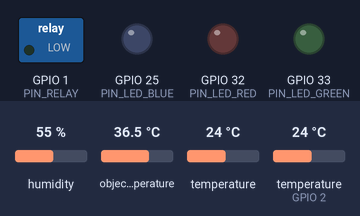
This sketch was run on a simulated ESP32. Shown: switched loads named in the sketch (green lamp = pin HIGH), output pins drawn as LEDs (lit = HIGH). The test bench sets the inputs (shaded band); at power-on: humidity 55 %, object temperature 36.5 °C, temperature 24 °C, temperature (sensor on GPIO 2) 24 °C. WiFi joins after 1.5 s; servers stay silent unless stated; uploads are accepted with an empty reply; what the sketch prints to the serial monitor is not drawn.

Above: at 2.6 s.
At 62.03 s:
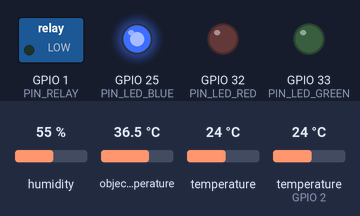
At 121.48 s:
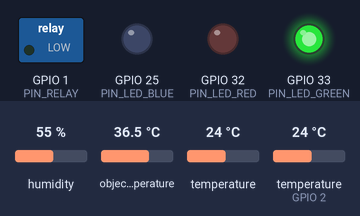
Timing chart, 0 to 124.0 s (numbered marks = the images above):
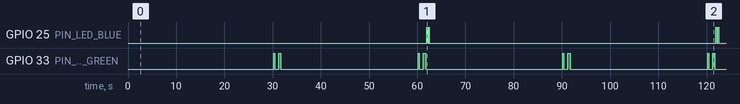

Measured:
- by itself, GPIO 25 (PIN_LED_BLUE): LOW → HIGH at 61.9 s, → LOW 0.20 s later, → HIGH 0.20 s later, → LOW 0.20 s later, … (8 changes in this stretch)
- by itself, GPIO 33 (PIN_LED_GREEN): repeats every 30.0 s: LOW 0.83 s, HIGH 0.50 s, LOW 28.5 s, HIGH 0.20 s

The sketch:

thermal_service.ino
```cpp
#include "Task.h"
#include <stdint.h>
#include "WiFiConnection.h"
#include "TemperatureAnalyzer.h"

uint8_t PIN_RELAY = 1;
uint8_t PIN_DHT22 = 2;


WiFiConnection wifi = WiFiConnection();
TemperatureAnalyzer analyzer;

Task taskReadSensors;
Task taskActivateRelayIfNecessary;
Task taskPostData;

void setup() {

  Serial.begin(9600);
  wifi.start();

  analyzer = TemperatureAnalyzer();

  analyzer.setPinForRelay(PIN_RELAY);
  analyzer.setPinForAmbientSensor(PIN_DHT22);
  analyzer.startSensors();

  taskReadSensors.defineTask(30 * 1000L, []() {
    analyzer.reading();
  });

  taskPostData.defineTask(30 * 1000L, []() {
    analyzer.send();
  });

  taskActivateRelayIfNecessary.defineTask(1 * 1000L * 60L, []() {
    analyzer.activateRelayIfNecessary();
  });
}


void loop() {
  taskReadSensors.run();
  taskPostData.run();
  taskActivateRelayIfNecessary.run();
}
```

Calculate.h
```cpp
#include <stdint.h>
#include "Operations.h"
class Calculate
{
public:
    static float meanAmbientTemp(float sample[][2], uint8_t row, uint8_t col)
    {
        float samplePlain[row * col];
        uint8_t k = 0;

        for (int i = 0; i < row; i++)
        {
            for (int j = 0; j < col; j++)
            {
                samplePlain[k] = sample[i][j];
                k++;
            }
        }
        return Operations::mean(samplePlain, row * col);
    }

    static float meanObjectTemp(float sample[], uint8_t length)
    {
        return Operations::mean(sample, length);
    }

    static float meanHumidity(float sample[], uint8_t length)
    {
    }

    static float madAmbientTemp(float sample[][2], uint8_t row, uint8_t col) {}

    static float madObjectTemp(float sample[], uint8_t length) {
      return Operations::meanAbsoluteDeviation(sample, length);

    }

    static float madHumidity(float sample[], uint8_t length)
    {
    }

    static float absoluteDeviationTemperature(float sample[][2], uint8_t row, uint8_t col)
    {
        float samplePlain[row * col];
        uint8_t k = 0;

        for (int i = 0; i < row; i++)
        {
            for (int j = 0; j < col; j++)
            {
                samplePlain[k] = sample[i][j];
                k++;
            }
        }
        return Operations::meanAbsoluteDeviation(samplePlain, row * col);
    }
};
```

LedControl.h
```cpp
#ifndef LED_CONTROL_H
#define LED_CONTROL_H
#include "Sleep.h"
#include <stdint.h>

class LedControl {
public:
  static const uint8_t PIN_LED_RED = 32;
  static const uint8_t PIN_LED_BLUE = 25;
  static const uint8_t PIN_LED_GREEN = 33;
  LedControl() {
  }

  static void blink(uint8_t led) {
    digitalWrite(led, HIGH);
    Sleep::passTime(500);
    digitalWrite(led, LOW);
  }

  static void turnOn() {
    digitalWrite(PIN_LED_BLUE, HIGH);
  }

  static void turnOff() {
    digitalWrite(PIN_LED_BLUE, LOW);
  }

  static void parpadearLed(uint8_t led, unsigned long timems, uint8_t blinks) {
    for (int i = 0; i < blinks; i++) {
      Sleep::passTime(timems);
      digitalWrite(led, !digitalRead(led));
      //Serial.printf("\nLED RED: %d", digitalRead(led));

    }
  }

  static void blinkError() {
    for (uint8_t i = 0; i < 6; i++) {
      digitalWrite(PIN_LED_RED, HIGH);
      Sleep::passTime(20);
      digitalWrite(PIN_LED_RED, LOW);
    }
  }
};
#endif
```

Operations.h
```cpp
#include <math.h>
#include <stdint.h>
class Operations
{
public:
    static float mean(float sample[], uint8_t length)
    {
        float sum = 0.0, mean, sd = 0.0;
        for (uint8_t i = 0; i < length; i++)
        {
            sum += sample[i];
        }

        mean = sum / length;
    }

    static float standardDeviation(float sample[], uint8_t length)
    {
        float sum = 0.0, mean, sd = 0.0;
        for (uint8_t i = 0; i < length; i++)
        {
            sum += sample[i];
        }

        mean = sum / length;

        for (uint8_t i = 0; i < length; i++)
        {
            sd += pow(sample[i] - mean, 2);
        }
        return sqrt(sd / length);
    }

    static float mode(float sample[], short length)
    {
        uint8_t frecuency[length];
        float mode;

        for (uint8_t i = 0; i < length; i++)
        {
            frecuency[(uint8_t)sample[i]]++;
        }

        short maxFrecuency = 0;
        short indexMode;

        for (uint8_t i = 0; i < length; i++)
        {
            if (frecuency[i] > maxFrecuency)
            {
                maxFrecuency = frecuency[i];
                indexMode = i;
            }
        }
        return sample[indexMode];
    }

    static float meanAbsoluteDeviation(float sample[], uint8_t length)
    {
        float media, mad;

        for (uint8_t i = 0; i < length; i++)
        {
            media += sample[i];
        }

        media = media / length;

        for (uint8_t i = 0; i < length; i++)
        {
            mad += fabs(sample[i] - media);
            Serial.printf("%f\t", sample[i]);
        }
        Serial.println();
        mad = mad / length;

        return mad;
    }

};
```

POST.h
```cpp
#include <HTTPClient.h>
#include <ArduinoJson.h>
#include "LedControl.h"

class POST {
public:
  static String rawToJSON(float meanAmbientTemp,
                          float meanObjectTemp,
                          float meanHumidity,
                          float madAmbientTemp,
                          float madObjectTemp,
                          float madHumidity,
                          float dhtAmbientTemp,
                          float dhtHumidity,
                          float mlxAmbientTemp,
                          float mlxObjectTemp,
                          bool relayStatus) {
    DynamicJsonDocument json(2048);
    json["token"] = "TOKEN";

    json["meanAmbientTemp"] = meanAmbientTemp;
    json["meanObjectTemp"] = meanObjectTemp;
    json["meanHumidity"] = meanHumidity;

    json["madAmbientTemp"] = madAmbientTemp;
    json["madObjectTemp"] = madObjectTemp;
    json["madHumidity"] = madHumidity;

    json["dhtAmbientTemp"] = dhtAmbientTemp;
    json["dhtHumidity"] = dhtHumidity;
    json["mlxAmbientTemp"] = mlxAmbientTemp;
    json["mlxObjectTemp"] = mlxObjectTemp;

    json["relayStatus"] = relayStatus;

    String json_string;
    serializeJson(json, json_string);
    return json_string;
  }
  static void send(String data) {
    Serial.println(data);
    short attempt = 1;
    while (attempt <= 3) {
      HTTPClient http;
      http.begin("WEB_SERVER");
      Sleep::passTime(200);  // left pass 200 ms
      http.addHeader("Content-Type", "application/json");
      int httpCode = http.POST(data);

      if (httpCode > 0) {
        Serial.printf("Código de estado de la respuesta: %d\n", httpCode);
        if (httpCode == HTTP_CODE_OK) {
          String response = http.getString();
          Serial.println(response);
          attempt = 3;
          LedControl::blink(LedControl::PIN_LED_GREEN);
        }
        attempt++;
        ///LedControl::blinkError();
        continue;
      } else {
        Serial.println("Error en la solicitud. Intentando de nuevo..");
        LedControl::parpadearLed(LedControl::PIN_LED_RED, 200, 6);
        attempt++;
      }
    }
  }
};
```

Relay.h
```cpp
#include "Sleep.h"
#include <stdint.h>


class Relay {
private:
  uint8_t pin;
  bool is_on;

  void on() {
    digitalWrite(this->pin, HIGH);
    Sleep::passTime(250);  // left pass time for 200ms
  }
  void off() {
    digitalWrite(this->pin, LOW);
    Sleep::passTime(250);
  }

public:
  Relay() {

  }
  void setPin(uint8_t pin) {
    this->pin = pin;
  }
  void start() {
    pinMode(this->pin, OUTPUT);
  }
  void tryToTurnOn() {
    short attempt = 1;
    while (attempt <= 3) {
      if (this->isOn() == false) {
        this->on();
      }
      attempt++;
    }
  }

  void tryToTurnOff() {
    short attempt = 1;
    while (attempt <= 3) {
      if (this->isOn()) {
        this->off();
      }
      attempt++;
    }
  }

  bool isOn() {
    return digitalRead(this->pin) == HIGH ? true : false;
  }
};
```

SensorAmbient.h
```cpp
#include <DHT.h>
#include "Sleep.h"
#include <stdint.h>


class SensorAmbient : public DHT{
private:
  uint8_t pin;
  short TEMP_MIN = -42;   //real -40
  uint8_t TEMP_MAX = 82;  //real 80

  uint8_t HUMIDITY_MIN = 0;
  uint8_t HUMIDITY_MAX = 100;


public:

  SensorAmbient(uint8_t pin, uint8_t type, uint8_t count = 6) : DHT(pin, type, count) {
  }


  void start() {
    this->begin();
    Sleep::passTime(300);  //left pass 300ms
  }


  float getTemperature() {
    float temperature = this->readTemperature();
    //temp < 15 && temp > 120
    if (temperature < this->TEMP_MIN || temperature > this->TEMP_MAX) {
      return 0.0;  //Esto va a afectar la desviacion estandar, una muestra mas grande daria un mejor acercamiento a un valor mas acertado
    }
    return temperature;
  }

  float getHumidity() {
    float humidity = this->readHumidity();

    if (humidity < this->HUMIDITY_MIN || humidity > this->HUMIDITY_MAX) {
      return 0.0;
    }
    return humidity;
  }
};
```

SensorObject.h
```cpp
#include <Wire.h> // Librería para comunicación I2C
#include <Adafruit_MLX90614.h>
#include "Sleep.h"
#include <stdint.h>

class SensorObject
{
private:
    uint8_t pin;
    Adafruit_MLX90614 sensor;
    short TEMPERATURE_MIN = -40;
    short TEMPERATURE_MAX = 125;

public:
    SensorObject()
    {
        this->sensor = Adafruit_MLX90614();
    }

    void start()
    {
        this->sensor.begin();
        Sleep::passTime(200); // Left pass 200 ms
    }

    float getAmbientTemp()
    {
        float temperature = this->sensor.readAmbientTempC();
        if(temperature < this->TEMPERATURE_MIN || temperature > this->TEMPERATURE_MAX) {
            return 0.0;
        }
        return temperature;
    }

    float getObjectTemp()
    {
        float temperature = this->sensor.readObjectTempC();
        if(isinf(temperature) || isnan(temperature) || temperature < this->TEMPERATURE_MIN || temperature > this->TEMPERATURE_MAX) {
            return 0.0;
        }
        return temperature;
    }
};
```

Sleep.h
```cpp
#ifndef SLEEP_CLASS_H
#define SLEEP_CLASS_H
class Sleep {
public:
  Sleep() {
  }
  static void passTime(unsigned long interval) {
    unsigned long currentMillis = millis();
    while (millis() - currentMillis < interval) {
      // No hacer nada, simplemente esperar
    }
  }
};
#endif
```

Task.h
```cpp
class Task
{
private:
    unsigned long interval;    // interval between task executions
    unsigned long lastRunTime; // last time the task was executed
    void (*function)();        // function pointer to the task

public:
    Task() {

    }
    void defineTask(unsigned long interval, void (*function)())
    {
        this->interval = interval;
        this->lastRunTime = 0;
        this->function = function;
    }

    void run()
    {
        unsigned long currentTime = millis();
        if (currentTime - this->lastRunTime >= this->interval)
        {
            this->lastRunTime = currentTime;
            this->function();
        }
    }
};
```

TemperatureAnalyzer.h
```cpp
#include <stdint.h>
#include "SensorAmbient.h"
#include "SensorObject.h"
#include "Relay.h"
#include "POST.h"
#include "Calculate.h"
#include "LedControl.h"

class TemperatureAnalyzer {
private:
  SensorAmbient* ambient;
  SensorObject object;

  float sampleAmbientTemperatures[20][2];
  float sampleHumidity[20];
  float sampleObjectTemperatures[20];

  Relay relay;

  uint8_t pinSensorAmbient;
  uint8_t countAmbientTemp;
  uint8_t countHumCount;
  uint8_t countObjectTemp;

  uint8_t MAX_TEMPERATURE = 38;


  void prepareSamples() {
    for (int i = 0; i < 20; i++) {
      this->sampleHumidity[i] = 0.0;
    }
    for (int i = 0; i < 20; i++) {
      this->sampleObjectTemperatures[i] = 0.0;
    }

    for (int i = 0; i < 20; i++) {
      for (int j = 0; j < 2; j++) {
        this->sampleAmbientTemperatures[i][j] = 0.0;
      }
    }
  }

  void fillAmbientTemperatureSamples() {
    if (this->countAmbientTemp > 20) {
      this->countAmbientTemp = 0;
    }
    sampleAmbientTemperatures[this->countAmbientTemp][0] = this->ambient->getTemperature();
    sampleAmbientTemperatures[this->countAmbientTemp][1] = this->object.getAmbientTemp();

    this->countAmbientTemp++;
  }

  void fillHumiditySamples() {
    if (this->countHumCount > 20) {
      this->countHumCount = 0;
    }
    sampleHumidity[this->countHumCount] = this->ambient->getHumidity();
    this->countHumCount++;
  }

  void fillObjectTemperatureSamples() {
    if (this->countObjectTemp > 20) {
      this->countObjectTemp = 0;
    }
    float tem = this->object.getObjectTemp();
    Serial.printf("TEMP object :%f\n", tem);
    sampleObjectTemperatures[this->countObjectTemp] = tem;
  }

public:
  TemperatureAnalyzer() {
    this->prepareSamples();  //set to 0.0 all spaces of arrays

    pinMode(LedControl::PIN_LED_RED, OUTPUT);
    pinMode(LedControl::PIN_LED_BLUE, OUTPUT);
    pinMode(LedControl::PIN_LED_GREEN, OUTPUT);
  }


  void startSensors() {
    this->ambient = new SensorAmbient(this->pinSensorAmbient, 22);
    this->object = SensorObject();

    this->ambient->start();
    this->object.start();

    this->relay.start();
    Serial.printf("Sensores inciados!\n");
  }

  void setPinForRelay(uint8_t pinRelay) {
    this->relay.setPin(pinRelay);
  }

  void setPinForAmbientSensor(uint8_t pin) {
    this->pinSensorAmbient = pin;
  }

  void reading() {
    this->fillAmbientTemperatureSamples();
    this->fillHumiditySamples();
    this->fillObjectTemperatureSamples();
    Serial.printf("Se realizaron las lecturas!\n");
    LedControl::parpadearLed(LedControl::PIN_LED_GREEN, 200, 2);

  }

  void send() {
    float meanAmbientTemp = Calculate::meanAmbientTemp(this->sampleAmbientTemperatures, 20, 2);
    float meanObjectTemp = Calculate::meanObjectTemp(this->sampleObjectTemperatures, 20);
    float meanHumidity = Calculate::meanHumidity(this->sampleHumidity, 20);
    float madAmbientTemp = Calculate::madAmbientTemp(this->sampleAmbientTemperatures, 20, 2);
    float madObjectTemp = Calculate::madObjectTemp(this->sampleObjectTemperatures, 20);
    float madHumidity = Calculate::madHumidity(this->sampleHumidity, 20);

    float dhtAmbientTemp = this->ambient->getTemperature();
    float dhtHumidity = this->ambient->getHumidity();
    float mlxAmbientTemp = this->object.getAmbientTemp();
    float mlxObjectTemp = this->object.getObjectTemp();
    bool relayStatus = this->relay.isOn();

    POST::send(
      POST::rawToJSON(
        meanAmbientTemp,
        meanObjectTemp,
        meanHumidity,
        madAmbientTemp,
        madObjectTemp,
        madHumidity,
        dhtAmbientTemp,
        dhtHumidity,
        mlxAmbientTemp,
        mlxObjectTemp,
        relayStatus));

    Serial.printf("Enviando datos!!\n");
  }

  void activateRelayIfNecessary() {
    float meanObjectTemp = Calculate::meanObjectTemp(this->sampleObjectTemperatures, 20);
    LedControl::parpadearLed(LedControl::PIN_LED_BLUE, 200, 4);

    if (meanObjectTemp >= MAX_TEMPERATURE) {
      this->relay.tryToTurnOn();
      Serial.printf("Se encendio el relay!\n");
      LedControl::turnOn();
    } else {
      this->relay.tryToTurnOff();
      Serial.printf("Se apago el relay!\n");
      LedControl::turnOff();
    }
  }


  float getActualObjTemp() {
    return this->object.getObjectTemp();
  }

  float getActualAmbientTemp() {
    return this->ambient->getTemperature();
  }
};
```

WiFiConnection.h
```cpp
#include <WiFi.h>
#include "Sleep.h"

class WiFiConnection
{
private:
    const char *SSID = "KALTWULX";
    const char *PASSWORD = "Rocklee@23";
    const short MAX_ATTEMPTS = 3;

    bool isConnected()
    {
        return WiFi.status() == WL_CONNECTED;
    }

public:
    WiFiConnection()
    {
    }

    void start()
    {
        WiFi.begin(SSID, PASSWORD);

        Serial.println("Connecting to WiFi..");
        while (WiFi.status() != WL_CONNECTED)
        {
            Serial.print(".");
            Sleep::passTime(1000);
        }
        WiFi.setAutoReconnect(true);
        Serial.println("¡Connected to WiFi!");
        Serial.println(WiFi.localIP());
    }

    void reconnectIfNecessary()
    {
        short attempt = 1;
        while (this->isConnected() == false && attempt <= MAX_ATTEMPTS)
        {
            WiFi.reconnect();
            Sleep::passTime(5000); // left pass 5 seconds
            attempt++;
        }
    }
};
```
